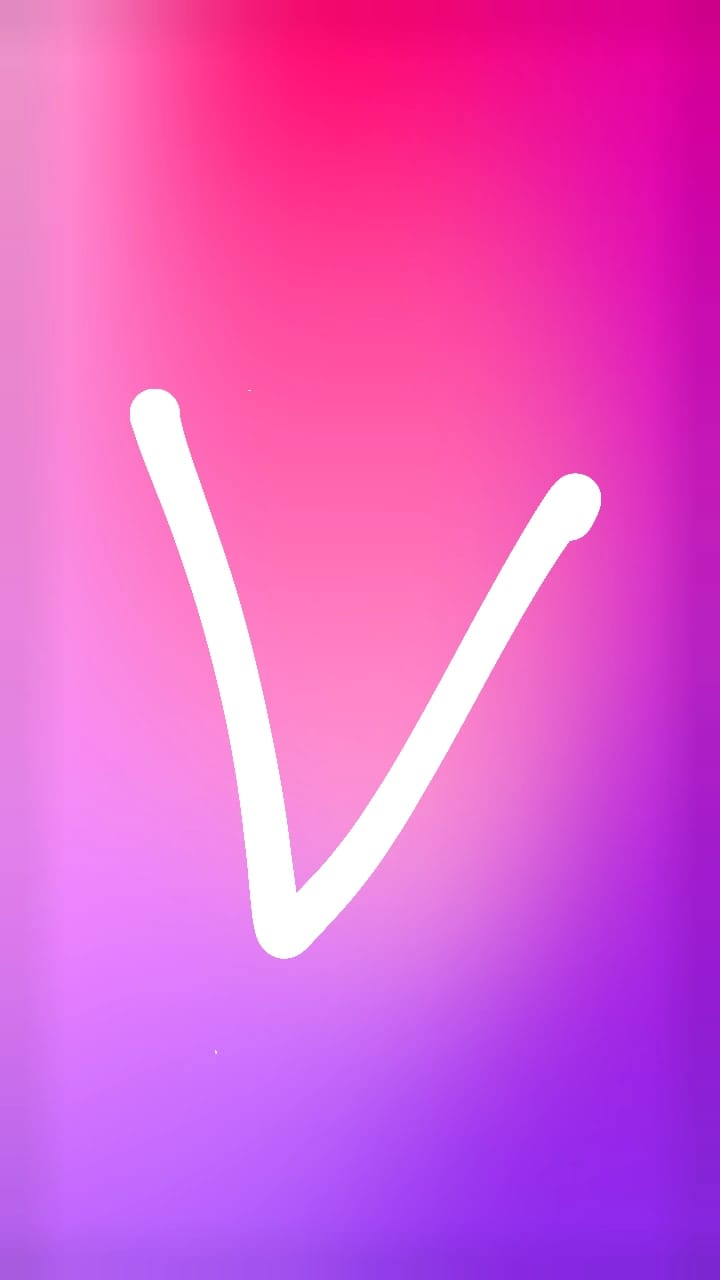
#> input picture IMG-20240606-WA0006.jpg, 720 x 1280 px
$ python -i tubees.py   (imports and definitions only)
#> lines starting #> are read from the running program, lines starting #| are printed output that depends on the picture
import cv2
import numpy as np
import pandas as pd
import matplotlib.pyplot as plt
import os
import time

# Path ke file CSV yang berisi data gambar
csv_path = 'C:\\Users\\user\\Downloads\\archive (2)\\A_Z Handwritten Data.csv'  # Ganti dengan path sebenarnya

def detect_letter_a(image_data):
    """
    Memproses gambar dari data dan mendeteksi apakah huruf 'a' ada dalam gambar tersebut.

    Args:
    - image_data: Data gambar dalam bentuk array satu dimensi.

    Returns:
    - is_letter_a: Boolean yang menunjukkan apakah huruf 'a' terdeteksi atau tidak.
    """
    # Mengubah data gambar menjadi array 2D (28x28) dan tipe uint8
    image = image_data.reshape((28, 28)).astype(np.uint8)

    # Terapkan Gaussian blur untuk menghaluskan gambar
    image_blur = cv2.GaussianBlur(image, (5, 5), 0)

    # Terapkan deteksi tepi Canny
    edges = cv2.Canny(image_blur, 50, 150, apertureSize=3)

    # Cari kontur di gambar
    contours, _ = cv2.findContours(edges, cv2.RETR_EXTERNAL, cv2.CHAIN_APPROX_SIMPLE)

    # Tentukan apakah huruf 'a' terdeteksi berdasarkan karakteristik kontur
    is_letter_a = False

    for contour in contours:
        # Approximate the contour to reduce the number of points
        epsilon = 0.01 * cv2.arcLength(contour, True)
        approx = cv2.approxPolyDP(contour, epsilon, True)

        # Filter berdasarkan ukuran dan bentuk kontur
        if len(approx) > 5:  # Mengasumsikan 'a' memiliki kontur lebih dari 5 sudut
            area = cv2.contourArea(contour)
            if 50 < area < 200:  # Mengasumsikan area kontur huruf 'a' dalam rentang ini
                is_letter_a = True
                break

    return is_letter_a

# [45 lines left out: function process_image, not called in this run]

# Verifikasi path file CSV
# [31 lines not run here, left out]

>>> import cv2
>>> picture = cv2.imread('IMG-20240606-WA0006.jpg', cv2.IMREAD_GRAYSCALE)
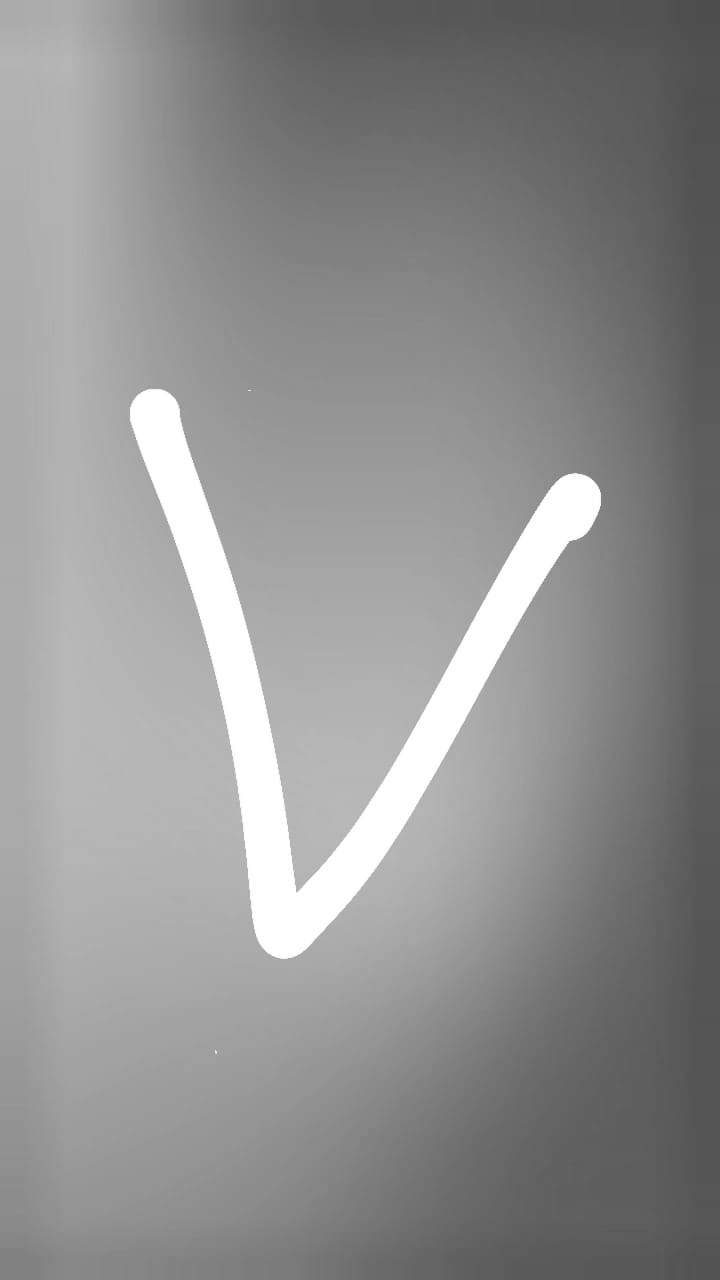
#> picture: shape (1280, 720); min 77, max 255, mean 144.5
#> (the run stopped early here; a loop or call above may not have finished)

$ run again, on IMG-20240606-WA0007.jpg
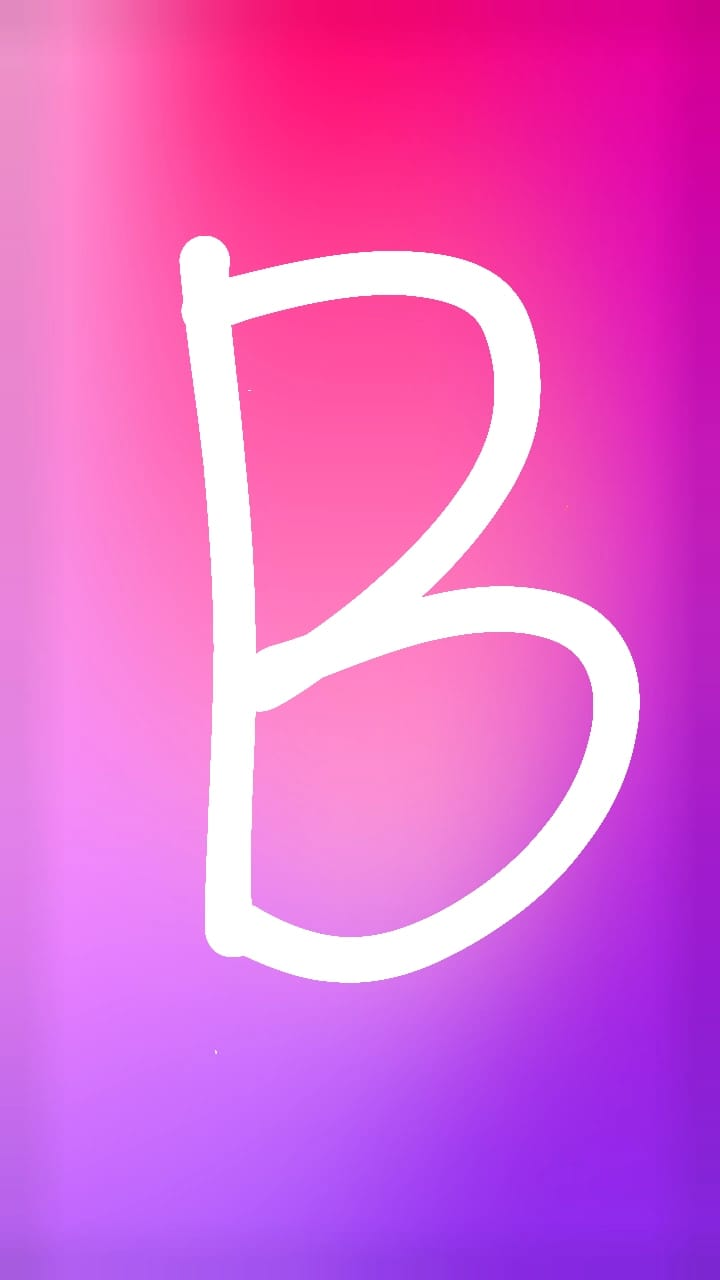
#> input picture IMG-20240606-WA0007.jpg, 720 x 1280 px
#> `picture = cv2.imread('IMG-20240606-WA0006.jpg', cv2.IMREAD_GRAYSCALE)`:
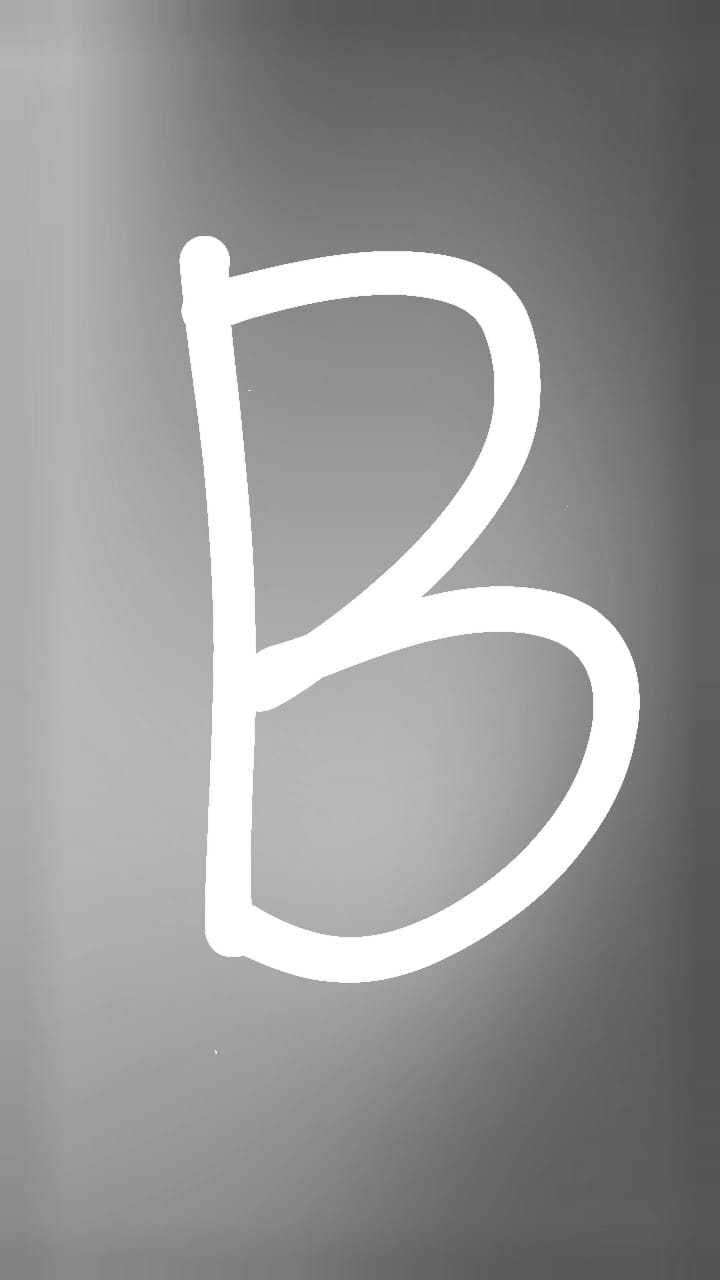
#> picture: shape (1280, 720); min 77, max 255, mean 151.2

$ run again, on IMG-20240606-WA0008.jpg
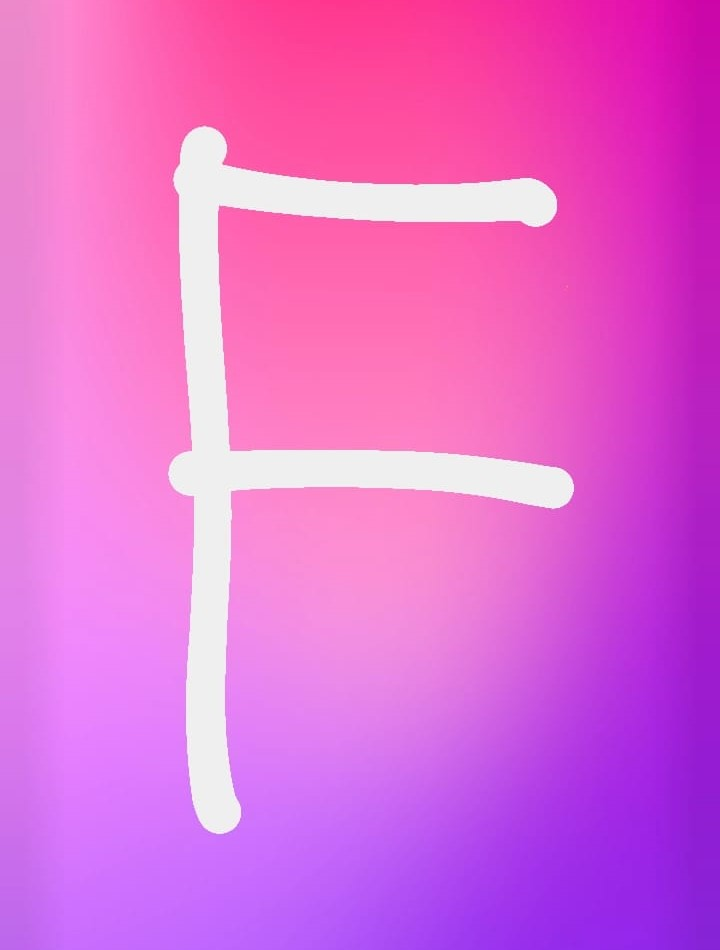
#> input picture IMG-20240606-WA0008.jpg, 720 x 950 px
#> `picture = cv2.imread('IMG-20240606-WA0006.jpg', cv2.IMREAD_GRAYSCALE)`:
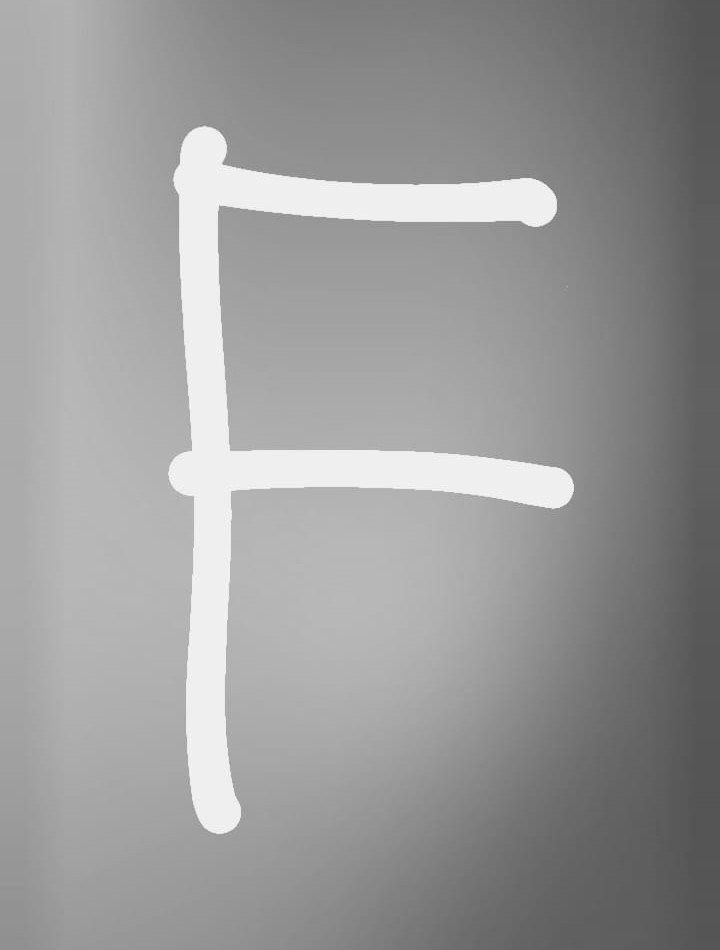
#> picture: shape (950, 720); min 83, max 255, mean 153.7

$ run again, on IMG-20240606-WA0009.jpg
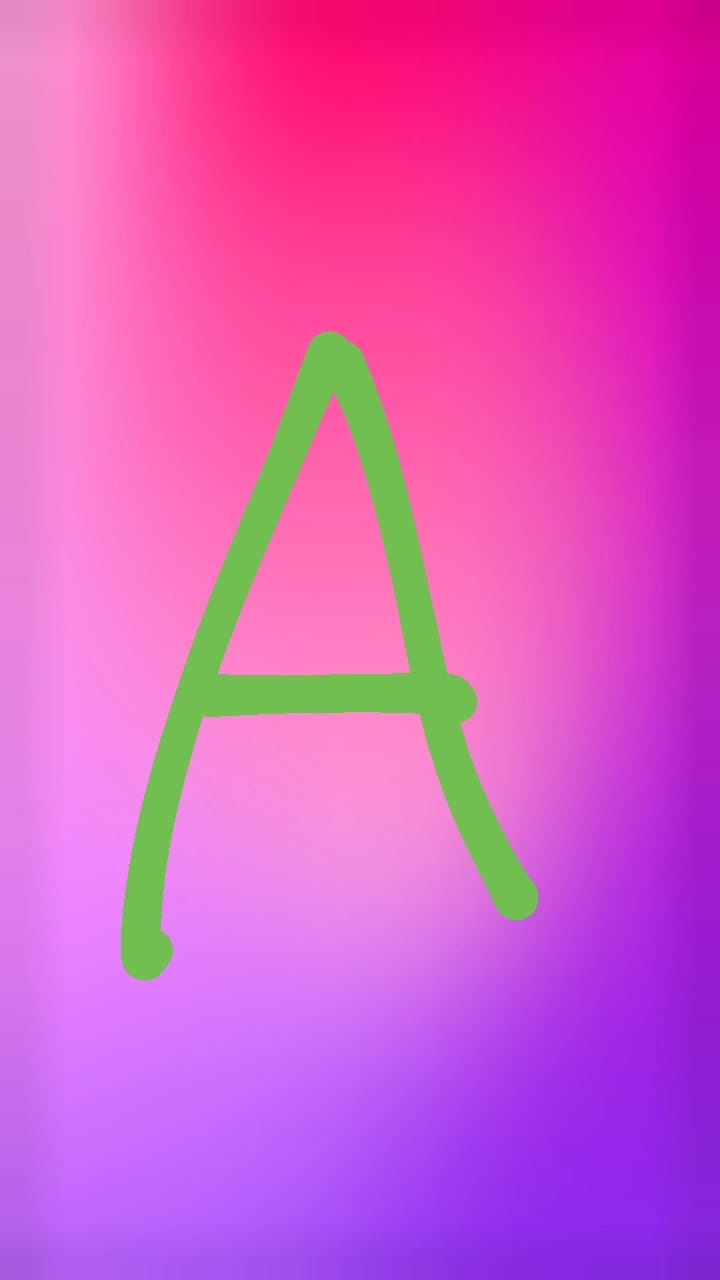
#> input picture IMG-20240606-WA0009.jpg, 720 x 1280 px
#> `picture = cv2.imread('IMG-20240606-WA0006.jpg', cv2.IMREAD_GRAYSCALE)`:
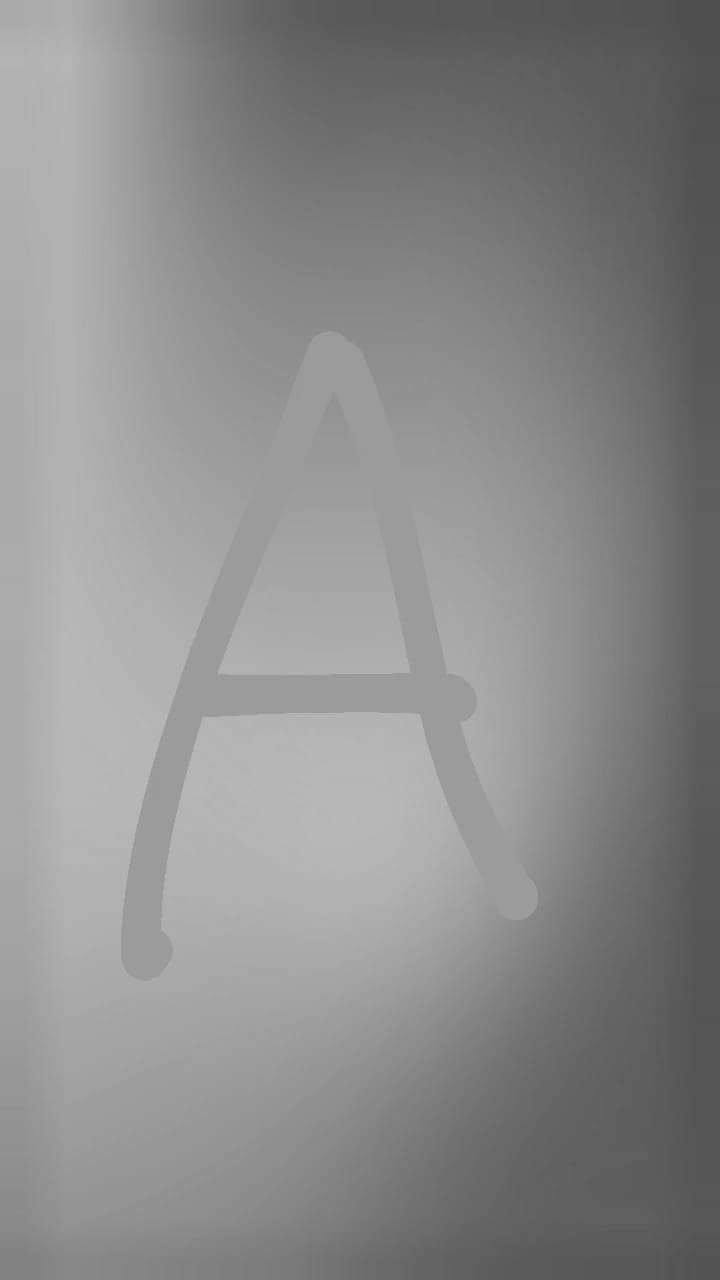
#> picture: shape (1280, 720); min 77, max 189, mean 139.3
